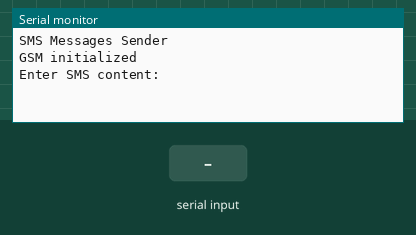
Recording of a sketch running on a simulated Arduino Uno, built with avr-gcc and run on an emulated ATmega328P. On the bench: the last lines printed to the serial monitor. Inputs (shaded band) come from the test bench.

Above: at 3.2 s.
3.3 s: "1\n" received over Serial
At 4.1 s:
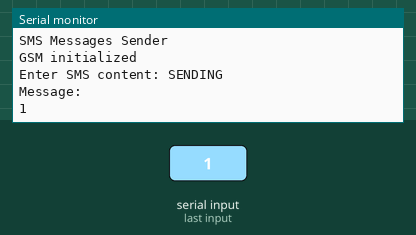
4.8 s: "0\n" received over Serial
At 7.2 s:
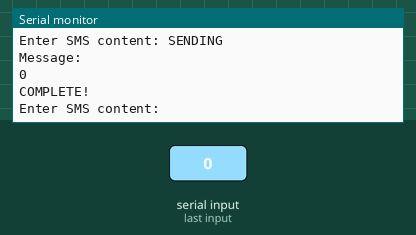

The sketch:

sketch_dec02a.ino
```cpp
#include <GSM.h>

#define PINNUMBER ""

GSM gsmAccess;
GSM_SMS sms;

void setup()
{
  Serial.begin(9600);
  while (!Serial) {
    ;
  }

  Serial.println("SMS Messages Sender");

  boolean notConnected = true;

  while(notConnected)
  {
    if(gsmAccess.begin(PINNUMBER)==GSM_READY)
      notConnected = false;
    else
    {
      Serial.println("Not connected");
      delay(1000);
    }
  }

  Serial.println("GSM initialized");
}

void loop()
{


  Serial.print("Enter SMS content: ");
  char *txtMsg = "Null";
  readSerial(txtMsg);
  Serial.println("SENDING");
  Serial.println();
  Serial.println("Message:");
  Serial.println(txtMsg);
  while(txtMsg != "Null"){
   ;
  }
  sms.beginSMS("7379445111");
  sms.print(txtMsg);
  sms.endSMS();
  Serial.println("\nCOMPLETE!\n");
}

int readSerial(char result[])
{
  int i = 0;
  while(1)
  {
    while (Serial.available() > 0)
    {
      char inChar = Serial.read();
      if (inChar == '\n')
      {
        result[i] = '\0';
        Serial.flush();
        return 0;
      }
      if(inChar!='\r')
      {
        result[i] = inChar;
        i++;
      }
    }
  }
}
```

Measured:
- after the input at 3.3 s, the serial monitor: prints a new line at once (image 1)
- after the input at 4.8 s, the serial monitor: prints a new line at once (image 2)
